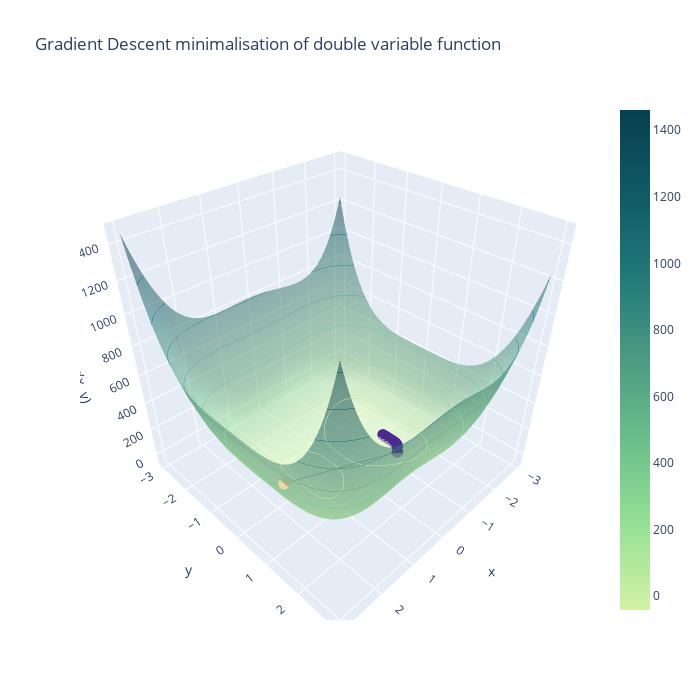

Source (notebook cell):
### Markdown cell above
Wykres dla funkcji dwóch zmiennych g(x, y):

### Code cell
max_r = 3
l = np.linspace(-max_r, max_r, 100)
X, Y = l, l
Z = np.array([[g(np.array([x, y])) for x in X] for y in Y])

pt = RNG.uniform(-max_r, max_r, 2)
dsc = gradient_descent(pt, 0.005, grad_g, 0.1, 100)
if not dsc[1]:
    print("Algorithm hasn't found the optimum, steps are out of bounds")
else:
    steps = np.array([pt for pt in dsc[0] if abs(pt[0]) < max_r and abs(pt[1]) < max_r])
    XS, YS = steps[:,0], steps[:,1]
    ZS = np.array([g(np.array([x, y])) for x, y in zip(XS, YS)])

    layout = go.Layout(width = 700, height =700,
                       title_text='Gradient Descent minimalisation of double variable function',
                       xaxis_title='x',
                       yaxis_title='y')                       
    fig = go.Figure(data=[go.Surface(x=X, y=Y, z=Z, colorscale='Emrld',
                                    opacity=0.5)], layout=layout)
    fig.update_traces(contours_z=dict(show=True, usecolormap=True))
    fig.add_scatter3d(x=XS, y=YS, z=ZS, mode='lines+markers', 
                      marker=dict(size=4, color=ZS,               
                                  colorscale='Agsunset'),
                      line=dict(color='DarkSlateGrey', width=0.7))
    fig.update_layout(scene=dict(zaxis_title="g(x, y)"))
    fig.show()
